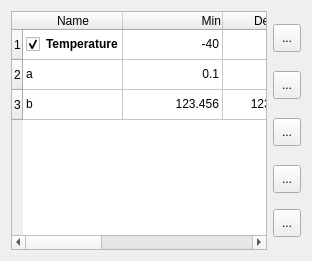
       <widget class="QWidget" name="inputParametersTab">
        <attribute name="title">
         <string>Input Parameters</string>
        </attribute>
        <layout class="QGridLayout" name="gridLayout_2">
         <item row="0" column="0">
          <layout class="QHBoxLayout" name="horizontalLayout_4">
           <item>
            <widget class="QTableWidget" name="inputParameterTable">
             <property name="sizePolicy">
              <sizepolicy hsizetype="Expanding" vsizetype="Expanding">
               <horstretch>0</horstretch>
               <verstretch>0</verstretch>
              </sizepolicy>
             </property>
             <row>
              <property name="text">
               <string>1</string>
              </property>
             </row>
             <row>
              <property name="text">
               <string>2</string>
              </property>
             </row>
             <row>
              <property name="text">
               <string>3</string>
              </property>
             </row>
             <column>
              <property name="text">
               <string>Name</string>
              </property>
              <property name="toolTip">
               <string>Give the input parameter a name</string>
              </property>
             </column>
             <column>
              <property name="text">
               <string>Min</string>
              </property>
              <property name="toolTip">
               <string>Minimum value for the parameter</string>
              </property>
              <property name="textAlignment">
               <set>AlignTrailing|AlignVCenter</set>
              </property>
             </column>
             <column>
              <property name="text">
               <string>Default</string>
              </property>
              <property name="toolTip">
               <string>Default value for the parameter</string>
              </property>
              <property name="textAlignment">
               <set>AlignCenter</set>
              </property>
             </column>
             <column>
              <property name="text">
               <string>Max</string>
              </property>
              <property name="toolTip">
               <string>Maximum value for the parameter</string>
              </property>
             </column>
             <column>
              <property name="text">
               <string>10˟</string>
              </property>
              <property name="toolTip">
               <string>Multiplier for Min, Default, Max (and later the Value)</string>
              </property>
              <property name="textAlignment">
               <set>AlignTrailing|AlignVCenter</set>
              </property>
             </column>
             <column>
              <property name="text">
               <string>Unit</string>
              </property>
              <property name="toolTip">
               <string>Unit of the parameter</string>
              </property>
              <property name="textAlignment">
               <set>AlignLeading|AlignVCenter</set>
              </property>
             </column>
             <item row="0" column="0">
              <property name="text">
               <string>Temperature</string>
              </property>
              <property name="font">
               <font>
                <weight>75</weight>
                <bold>true</bold>
               </font>
              </property>
              <property name="checkState">
               <enum>Checked</enum>
              </property>
              <property name="flags">
               <set>NoItemFlags</set>
              </property>
             </item>
             <item row="0" column="1">
              <property name="text">
               <string>-40</string>
              </property>
              <property name="textAlignment">
               <set>AlignTrailing|AlignVCenter</set>
              </property>
              <property name="flags">
               <set>ItemIsSelectable|ItemIsEditable|ItemIsEnabled</set>
              </property>
             </item>
             <item row="0" column="2">
              <property name="text">
               <string>25</string>
              </property>
              <property name="textAlignment">
               <set>AlignCenter</set>
              </property>
              <property name="flags">
               <set>ItemIsSelectable|ItemIsEditable|ItemIsEnabled</set>
              </property>
             </item>
             <item row="0" column="3">
              <property name="text">
               <string>+170</string>
              </property>
              <property name="flags">
               <set>ItemIsSelectable|ItemIsEditable|ItemIsEnabled</set>
              </property>
             </item>
             <item row="0" column="4">
              <property name="text">
               <string/>
              </property>
              <property name="textAlignment">
               <set>AlignTrailing|AlignVCenter</set>
              </property>
              <property name="flags">
               <set>NoItemFlags</set>
              </property>
             </item>
             <item row="0" column="5">
              <property name="text">
               <string>°C</string>
              </property>
              <property name="font">
               <font>
                <weight>75</weight>
                <bold>true</bold>
               </font>
              </property>
              <property name="flags">
               <set>NoItemFlags</set>
              </property>
             </item>
             <item row="1" column="0">
              <property name="text">
               <string>a</string>
              </property>
              <property name="flags">
               <set>ItemIsSelectable|ItemIsEditable|ItemIsEnabled</set>
              </property>
             </item>
             <item row="1" column="1">
              <property name="text">
               <string>0.1</string>
              </property>
              <property name="textAlignment">
               <set>AlignTrailing|AlignVCenter</set>
              </property>
              <property name="flags">
               <set>ItemIsSelectable|ItemIsEditable|ItemIsEnabled</set>
              </property>
             </item>
             <item row="1" column="2">
              <property name="text">
               <string>1</string>
              </property>
              <property name="textAlignment">
               <set>AlignCenter</set>
              </property>
              <property name="flags">
               <set>ItemIsSelectable|ItemIsEditable|ItemIsEnabled</set>
              </property>
             </item>
             <item row="1" column="3">
              <property name="text">
               <string>2.5</string>
              </property>
              <property name="flags">
               <set>ItemIsSelectable|ItemIsEditable|ItemIsEnabled</set>
              </property>
             </item>
             <item row="1" column="4">
              <property name="text">
               <string>m</string>
              </property>
              <property name="textAlignment">
               <set>AlignTrailing|AlignVCenter</set>
              </property>
              <property name="flags">
               <set>ItemIsSelectable|ItemIsEditable|ItemIsEnabled</set>
              </property>
             </item>
             <item row="1" column="5">
              <property name="text">
               <string>A</string>
              </property>
              <property name="flags">
               <set>ItemIsSelectable|ItemIsEditable|ItemIsEnabled</set>
              </property>
             </item>
             <item row="2" column="0">
              <property name="text">
               <string>b</string>
              </property>
              <property name="flags">
               <set>ItemIsSelectable|ItemIsEditable|ItemIsEnabled</set>
              </property>
             </item>
             <item row="2" column="1">
              <property name="text">
               <string>123.456</string>
              </property>
              <property name="textAlignment">
               <set>AlignTrailing|AlignVCenter</set>
              </property>
              <property name="flags">
               <set>ItemIsSelectable|ItemIsEditable|ItemIsEnabled</set>
              </property>
             </item>
             <item row="2" column="2">
              <property name="text">
               <string>123.456</string>
              </property>
              <property name="textAlignment">
               <set>AlignCenter</set>
              </property>
              <property name="flags">
               <set>ItemIsSelectable|ItemIsEditable|ItemIsEnabled</set>
              </property>
             </item>
             <item row="2" column="3">
              <property name="text">
               <string>123.456</string>
              </property>
              <property name="flags">
               <set>ItemIsSelectable|ItemIsEditable|ItemIsEnabled</set>
              </property>
             </item>
             <item row="2" column="4">
              <property name="text">
               <string>μ</string>
              </property>
              <property name="textAlignment">
               <set>AlignTrailing|AlignVCenter</set>
              </property>
              <property name="flags">
               <set>ItemIsSelectable|ItemIsEditable|ItemIsEnabled</set>
              </property>
             </item>
             <item row="2" column="5">
              <property name="text">
               <string>V</string>
              </property>
              <property name="flags">
               <set>ItemIsSelectable|ItemIsEditable|ItemIsEnabled</set>
              </property>
             </item>
            </widget>
           </item>
           <item>
            <layout class="QVBoxLayout" name="verticalLayout_3">
             <item>
              <spacer name="verticalSpacer_7">
               <property name="orientation">
                <enum>Qt::Vertical</enum>
               </property>
               <property name="sizeHint" stdset="0">
                <size>
                 <width>20</width>
                 <height>13</height>
                </size>
               </property>
              </spacer>
             </item>
             <item>
              <widget class="QToolButton" name="inputParameterMoveUp">
               <property name="sizePolicy">
                <sizepolicy hsizetype="Preferred" vsizetype="Preferred">
                 <horstretch>0</horstretch>
                 <verstretch>0</verstretch>
                </sizepolicy>
               </property>
               <property name="minimumSize">
                <size>
                 <width>28</width>
                 <height>28</height>
                </size>
               </property>
               <property name="maximumSize">
                <size>
                 <width>28</width>
                 <height>28</height>
                </size>
               </property>
               <property name="text">
                <string>...</string>
               </property>
               <property name="iconSize">
                <size>
                 <width>26</width>
                 <height>26</height>
                </size>
               </property>
              </widget>
             </item>
             <item>
              <spacer name="verticalSpacer_4">
               <property name="orientation">
                <enum>Qt::Vertical</enum>
               </property>
               <property name="sizeHint" stdset="0">
                <size>
                 <width>20</width>
                 <height>13</height>
                </size>
               </property>
              </spacer>
             </item>
             <item>
              <widget class="QToolButton" name="inputParameterAdd">
               <property name="minimumSize">
                <size>
                 <width>28</width>
                 <height>28</height>
                </size>
               </property>
               <property name="maximumSize">
                <size>
                 <width>28</width>
                 <height>28</height>
                </size>
               </property>
               <property name="text">
                <string>...</string>
               </property>
               <property name="iconSize">
                <size>
                 <width>26</width>
                 <height>26</height>
                </size>
               </property>
              </widget>
             </item>
             <item>
              <spacer name="verticalSpacer_5">
               <property name="orientation">
                <enum>Qt::Vertical</enum>
               </property>
               <property name="sizeHint" stdset="0">
                <size>
                 <width>20</width>
                 <height>13</height>
                </size>
               </property>
              </spacer>
             </item>
             <item>
              <widget class="QToolButton" name="inputParameterUnselect">
               <property name="sizePolicy">
                <sizepolicy hsizetype="Preferred" vsizetype="Preferred">
                 <horstretch>0</horstretch>
                 <verstretch>0</verstretch>
                </sizepolicy>
               </property>
               <property name="minimumSize">
                <size>
                 <width>28</width>
                 <height>28</height>
                </size>
               </property>
               <property name="maximumSize">
                <size>
                 <width>28</width>
                 <height>28</height>
                </size>
               </property>
               <property name="text">
                <string>...</string>
               </property>
               <property name="iconSize">
                <size>
                 <width>26</width>
                 <height>26</height>
                </size>
               </property>
              </widget>
             </item>
             <item>
              <spacer name="verticalSpacer_9">
               <property name="orientation">
                <enum>Qt::Vertical</enum>
               </property>
               <property name="sizeHint" stdset="0">
                <size>
                 <width>20</width>
                 <height>13</height>
                </size>
               </property>
              </spacer>
             </item>
             <item>
              <widget class="QToolButton" name="inputParameterDelete">
               <property name="minimumSize">
                <size>
                 <width>28</width>
                 <height>28</height>
                </size>
               </property>
               <property name="maximumSize">
                <size>
                 <width>28</width>
                 <height>28</height>
                </size>
               </property>
               <property name="text">
                <string>...</string>
               </property>
               <property name="iconSize">
                <size>
                 <width>26</width>
                 <height>26</height>
                </size>
               </property>
              </widget>
             </item>
             <item>
              <spacer name="verticalSpacer_6">
               <property name="orientation">
                <enum>Qt::Vertical</enum>
               </property>
               <property name="sizeHint" stdset="0">
                <size>
                 <width>20</width>
                 <height>10</height>
                </size>
               </property>
              </spacer>
             </item>
             <item>
              <widget class="QToolButton" name="inputParameterMoveDown">
               <property name="minimumSize">
                <size>
                 <width>28</width>
                 <height>28</height>
                </size>
               </property>
               <property name="maximumSize">
                <size>
                 <width>28</width>
                 <height>28</height>
                </size>
               </property>
               <property name="text">
                <string>...</string>
               </property>
               <property name="iconSize">
                <size>
                 <width>26</width>
                 <height>26</height>
                </size>
               </property>
              </widget>
             </item>
             <item>
              <spacer name="verticalSpacer_8">
               <property name="orientation">
                <enum>Qt::Vertical</enum>
               </property>
               <property name="sizeHint" stdset="0">
                <size>
                 <width>20</width>
                 <height>13</height>
                </size>
               </property>
              </spacer>
             </item>
            </layout>
           </item>
          </layout>
         </item>
        </layout>
       </widget>
